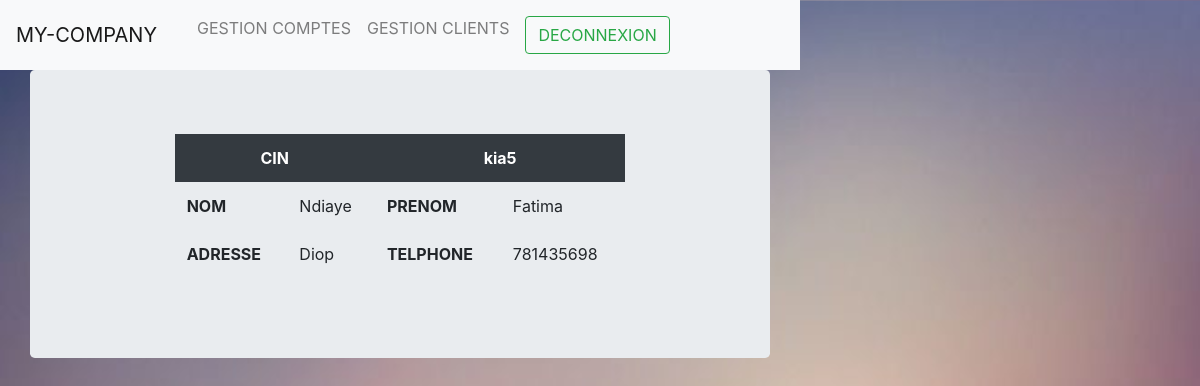
Screenshot of /view/indexFinance.php?view=operations&idCompte=12&idClient=12 (signed in) with the database file from the repository.
### tables this page shows
CREATE TABLE IF NOT EXISTS `client` (
  `id` int(11) NOT NULL AUTO_INCREMENT,
  `cni` varchar(30) NOT NULL,
  `nom` varchar(30) NOT NULL,
  `prenom` varchar(40) NOT NULL,
  `adresse` varchar(255) NOT NULL,
  `tel` varchar(15) NOT NULL,
  PRIMARY KEY (`id`)
);

### model/modelClient.php (called while the page is built, shortened)
<?php
    require_once 'bd.php';
    function infoClient($idClient){
        global $bd;
        $sql = "SELECT * FROM client WHERE id=$idClient";
        return $bd->query($sql)->fetch();
    }

### view/operations.php (the view, shortened to what this page needs)
<?php
    require_once '../model/modelOperation.php';
    require_once '../model/modelClient.php';
    $idClient = $_GET['idClient'];
    $client = infoClient($idClient);
    ?>
<div class="container">
    <div class="jumbotron">
        <table class="table table-borderless col-sm-8 offset-sm-2">
            <tr class="text-center bg-dark text-white">
                <th colspan="2">CIN</th>
                <th colspan="2"><?= $client['cni'] ?> </th>
            </tr>
            <tr>
                <th>NOM</th>
                <td> <?= $client['nom'] ?> </td>
                <th>PRENOM</th>
                <td> <?= $client['prenom'] ?> </td>
            </tr>
            <tr>
                <th>ADRESSE</th>
                <td> <?= $client['adresse'] ?> </td>
                <th>TELPHONE</th>
                <td> <?= $client['tel'] ?> </td>
            </tr>
        </table>
    </div>
</div>

### assets/css/style.css (style rules this page uses)
body { background-image: url("img/10.jpg"); width: 800px; height: 250px; background-size: 100%; }

### rows the page displays
client: cni "kia5", nom "Ndiaye", prenom "Fatima", adresse "Diop", tel "781435698"
